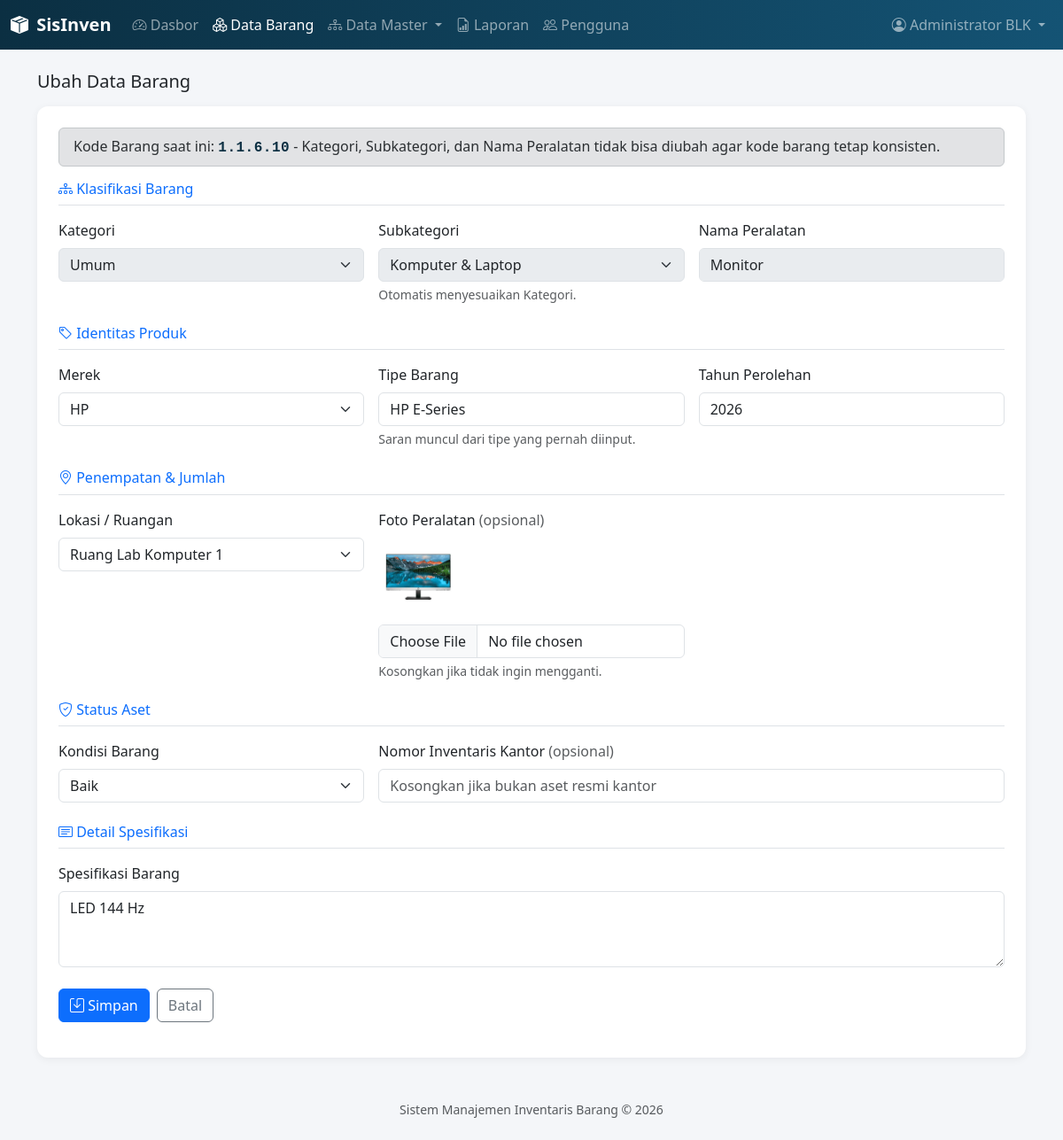
Screenshot of /barang/form.php?id=50 (signed in) with the database file from the repository.
### tables this page shows
CREATE TABLE `barang` (
  `id` int(11) NOT NULL,
  `kode_barang` varchar(50) NOT NULL,
  `kategori_id` int(11) NOT NULL,
  `subkategori_id` int(11) NOT NULL,
  `merek_id` int(11) NOT NULL,
  `lokasi_id` int(11) NOT NULL,
  `nama_peralatan_id` int(11) NOT NULL,
  `tipe_barang` varchar(100) NOT NULL,
  `tahun_perolehan` year(4) NOT NULL,
  `foto_peralatan` varchar(255) DEFAULT NULL,
  `nomor_urut` int(11) NOT NULL,
  `spesifikasi` text NOT NULL,
  `nomor_inventaris_kantor` varchar(100) DEFAULT NULL,
  `kondisi_id` int(11) NOT NULL,
  `user_last_edit` varchar(100) NOT NULL,
  `timestamp_last_edit` datetime NOT NULL,
  `created_at` datetime DEFAULT current_timestamp()
);

CREATE TABLE `kategori` (
  `id` int(11) NOT NULL,
  `kode_kategori` int(11) NOT NULL,
  `nama_kategori` varchar(100) NOT NULL,
  `created_at` datetime DEFAULT current_timestamp()
);

CREATE TABLE `subkategori` (
  `id` int(11) NOT NULL,
  `kategori_id` int(11) NOT NULL,
  `kode_subkategori` int(11) NOT NULL,
  `nama_subkategori` varchar(100) NOT NULL,
  `created_at` datetime DEFAULT current_timestamp()
);

CREATE TABLE `nama_peralatan` (
  `id` int(11) NOT NULL,
  `kode_peralatan` int(11) NOT NULL,
  `nama_peralatan` varchar(100) NOT NULL,
  `created_at` datetime DEFAULT current_timestamp()
);

CREATE TABLE `merek` (
  `id` int(11) NOT NULL,
  `nama_merek` varchar(100) NOT NULL,
  `created_at` datetime DEFAULT current_timestamp()
);

CREATE TABLE `lokasi` (
  `id` int(11) NOT NULL,
  `nama_ruangan` varchar(100) NOT NULL,
  `created_at` datetime DEFAULT current_timestamp()
);

CREATE TABLE `kondisi_barang` (
  `id` int(11) NOT NULL,
  `nama_kondisi` varchar(50) NOT NULL,
  `kode_warna` varchar(7) NOT NULL DEFAULT '#6c757d',
  `created_at` datetime DEFAULT current_timestamp()
);

### includes/functions.php (called while the page is built, shortened)
<?php
function urlDasar() {
    $script = str_replace('\\', '/', dirname($_SERVER['SCRIPT_NAME']));
    $folders = ['/master', '/barang', '/user', '/laporan'];
    foreach ($folders as $f) {
        if (substr($script, -strlen($f)) === $f) {
            $script = substr($script, 0, -strlen($f));
        }
    }
    return $script === '/' ? '' : $script;
}
function amankan($teks) {
    return htmlspecialchars($teks ?? '', ENT_QUOTES, 'UTF-8');
}

### barang/form.php (the view, shortened to what this page needs)
<?php
require_once __DIR__ . '/../includes/functions.php';
$pdo = getKoneksi();
$baseUrl = urlDasar();
$idBarang = $_GET['id'] ?? null;
$data = [
    'kategori_id' => '', 'subkategori_id' => '', 'merek_id' => '', 'lokasi_id' => '',
    'nama_peralatan_id' => '', 'nama_peralatan' => '', 'nama_merek' => '', 'foto_peralatan' => null,
    'spesifikasi' => '', 'nomor_inventaris_kantor' => '', 'kondisi_id' => '',
    'tipe_barang' => '', 'tahun_perolehan' => '',
];
$modeEdit = false;
if ($idBarang) {
    $stmt = $pdo->prepare(
        'SELECT b.*, m.nama_merek, np.nama_peralatan FROM barang b
         JOIN merek m ON m.id = b.merek_id
         JOIN nama_peralatan np ON np.id = b.nama_peralatan_id
         WHERE b.id = ?'
    );
    $stmt->execute([$idBarang]);
    $existing = $stmt->fetch();
    $data = $existing;
    $modeEdit = true;
}
$daftarKategori = $pdo->query('SELECT * FROM kategori ORDER BY nama_kategori')->fetchAll();
$daftarMerek = $pdo->query('SELECT * FROM merek ORDER BY nama_merek')->fetchAll();
$daftarLokasi = $pdo->query('SELECT * FROM lokasi ORDER BY nama_ruangan')->fetchAll();
$daftarKondisi = $pdo->query('SELECT * FROM kondisi_barang ORDER BY id')->fetchAll();
$daftarSubkategoriAwal = [];
if ($data['kategori_id']) {
    $stmt = $pdo->prepare('SELECT id, nama_subkategori FROM subkategori WHERE kategori_id = ? ORDER BY nama_subkategori');
    $stmt->execute([$data['kategori_id']]);
    $daftarSubkategoriAwal = $stmt->fetchAll();
}
$dataMasterKosong = !$daftarKategori || !$daftarMerek || !$daftarLokasi || !$daftarKondisi;
$tahunSekarang = (int) date('Y');
?>
<link rel="stylesheet" href="https://cdn.jsdelivr.net/npm/choices.js@10.2.0/public/assets/styles/choices.min.css">
<?php
require_once __DIR__ . '/../includes/header.php';
?>
<h5 class="mb-3"><?= $modeEdit ? 'Ubah Data Barang' : 'Tambah Barang Baru' ?></h5>
<?php if ($dataMasterKosong): ?>
  <div class="alert alert-warning">
    Data master (Kategori/Subkategori/Merek/Lokasi/Kondisi) belum lengkap.
    Silakan lengkapi dulu lewat menu <a href="../master/kategori.php">Data Master</a> sebelum menambah barang.
  </div>
<?php else: ?>
<div class="card p-4">
  <form method="post" action="simpan.php" id="formBarang" enctype="multipart/form-data">
    <?php if ($modeEdit): ?>
      <div class="alert alert-secondary py-2">
        Kode Barang saat ini: <span class="kode-barang"><?= amankan($data['kode_barang']) ?></span>
        - Kategori, Subkategori, dan Nama Peralatan tidak bisa diubah agar kode barang tetap konsisten.
      </div>
    <?php endif; ?>
        <div class="row g-3">
      <div class="col-12">
        <h6 class="text-primary border-bottom pb-2 mb-0">
          <i class="bi bi-diagram-3"></i> Klasifikasi Barang
        </h6>
      </div>
      <div class="col-md-4">
        <label class="form-label">Kategori</label>
        <select name="kategori_id" id="selKategori" class="form-select" required <?= $modeEdit ? 'disabled' : '' ?>>
          <?php foreach ($daftarKategori as $k): ?>
            <option value="<?= $k['id'] ?>" <?= $data['kategori_id'] == $k['id'] ? 'selected' : '' ?>><?= amankan($k['nama_kategori']) ?></option>
          <?php endforeach; ?>
        </select>
      </div>
      <div class="col-md-4">
        <label class="form-label">Subkategori</label>
        <select name="subkategori_id" id="selSubkategori" class="form-select" required <?= $modeEdit ? 'disabled' : '' ?>>
          <?php foreach ($daftarSubkategoriAwal as $s): ?>
            <option value="<?= $s['id'] ?>" <?= $data['subkategori_id'] == $s['id'] ? 'selected' : '' ?>><?= amankan($s['nama_subkategori']) ?></option>
          <?php endforeach; ?>
        </select>
        <div class="form-text">Otomatis menyesuaikan Kategori.</div>
      </div>
      <div class="col-md-4">
        <label class="form-label">Nama Peralatan</label>
        <?php if ($modeEdit): ?>
          <input type="text" class="form-control" value="<?= amankan($data['nama_peralatan']) ?>" disabled>
        <?php endif; ?>
      </div>
      <div class="col-12 mt-4">
        <h6 class="text-primary border-bottom pb-2 mb-0">
          <i class="bi bi-tag"></i> Identitas Produk
        </h6>
      </div>
      <div class="col-md-4">
        <label class="form-label">Merek</label>
        <select name="merek_id" id="selMerek" class="form-select" required>
          <?php foreach ($daftarMerek as $m): ?>
            <option value="<?= $m['id'] ?>" <?= $data['merek_id'] == $m['id'] ? 'selected' : '' ?>><?= amankan($m['nama_merek']) ?></option>
          <?php endforeach; ?>
        </select>
      </div>
      <div class="col-md-4" id="wrapTipeSeragam">
        <label class="form-label">Tipe Barang</label>
        <input type="text" name="tipe_barang" id="inp__tipe"
               class="form-control" list="daftarTipeList" required
               value="<?= amankan($data['tipe_barang']) ?>"
               placeholder="Contoh: AS123, Archer C6">
        <div class="form-text">Saran muncul dari tipe yang pernah diinput.</div>
      </div>
      <div class="col-md-4" id="wrapTahunSeragam">
        <label class="form-label">Tahun Perolehan</label>
        <input type="number" name="tahun_perolehan" id="inp__tahun"
              class="form-control" required
              value="<?= amankan($data['tahun_perolehan']) ?>"
              placeholder="Contoh: <?= $tahunSekarang ?>">
      </div>
      <div class="col-12 mt-4">
        <h6 class="text-primary border-bottom pb-2 mb-0">
          <i class="bi bi-geo-alt"></i> Penempatan & Jumlah
        </h6>
      </div>
      <div class="col-md-4">
        <label class="form-label">Lokasi / Ruangan</label>
        <select name="lokasi_id" class="form-select" required>
          <?php foreach ($daftarLokasi as $l): ?>
            <option value="<?= $l['id'] ?>" <?= $data['lokasi_id'] == $l['id'] ? 'selected' : '' ?>><?= amankan($l['nama_ruangan']) ?></option>
          <?php endforeach; ?>
        </select>
      </div>
      <div class="col-md-4">
        <label class="form-label">Foto Peralatan <span class="text-muted">(opsional)</span></label>
        <?php if ($modeEdit && $data['foto_peralatan']): ?>
          <div class="mb-2">
            <img src="<?= $baseUrl ?>/uploads/peralatan/<?= amankan($data['foto_peralatan']) ?>" alt="Foto" style="max-width:90px;max-height:90px;border-radius:.5rem;object-fit:cover;">
          </div>
        <?php endif; ?>
        <input type="file" name="foto_peralatan" class="form-control" accept="image/jpeg,image/png,image/webp">
        <?php if ($modeEdit && $data['foto_peralatan']): ?>
          <div class="form-text">Kosongkan jika tidak ingin mengganti.</div>
        <?php endif; ?>
      </div>
      <div class="col-12 mt-4">
        <h6 class="text-primary border-bottom pb-2 mb-0">
          <i class="bi bi-shield-check"></i> Status Aset
        </h6>
      </div>
      <div class="col-md-4" id="wrapKondisiSeragam">
        <label class="form-label">Kondisi Barang</label>
        <select name="kondisi_id" id="selKondisiSeragam" class="form-select" required>
          <?php foreach ($daftarKondisi as $kb): ?>
            <option value="<?= $kb['id'] ?>" <?= $data['kondisi_id'] == $kb['id'] ? 'selected' : '' ?>><?= amankan($kb['nama_kondisi']) ?></option>
          <?php endforeach; ?>
        </select>
      </div>
      <div class="col-md-8" id="wrapNomorInventarisTunggal">
        <label class="form-label">Nomor Inventaris Kantor <span class="text-muted">(opsional)</span></label>
        <input type="text" name="nomor_inventaris_kantor" class="form-control"
               value="<?= amankan($data['nomor_inventaris_kantor']) ?>"
               placeholder="Kosongkan jika bukan aset resmi kantor">
      </div>
      <div class="col-12 mt-4">
        <h6 class="text-primary border-bottom pb-2 mb-0">
          <i class="bi bi-card-text"></i> Detail Spesifikasi
        </h6>
      </div>
      <div class="col-12">
        <label class="form-label">Spesifikasi Barang</label>
        <textarea name="spesifikasi" class="form-control" rows="3" required
                  placeholder="Contoh: Intel Core i5, RAM 8GB, SSD 256GB"><?= amankan($data['spesifikasi']) ?></textarea>
      </div>
    </div>
    <div class="mt-4 d-flex gap-2">
      <button type="submit" class="btn btn-primary"><i class="bi bi-save"></i> Simpan</button>
      <a href="index.php" class="btn btn-outline-secondary">Batal</a>
    </div>
  </form>
</div>
<?php endif; ?>
<?php require_once __DIR__ . '/../includes/footer.php'; ?>

### assets/css/style.css (style rules this page uses)
:root { --sisinven-primary: #145374; --sisinven-primary-dark: #0b2f42; --sisinven-accent: #00A8CC; }
body { background-color: #f4f6f9; font-family: 'Segoe UI', system-ui, sans-serif; }
.card { border: none; border-radius: 0.75rem; box-shadow: 0 2px 10px rgba(0,0,0,0.06); }
.kode-barang { font-family: 'Consolas', monospace; font-weight: 700; letter-spacing: 0.5px; color: var(--sisinven-primary-dark); }

### rows the page displays
barang: kode_barang "1.1.6.10", kategori_id "Umum", subkategori_id "Komputer & Laptop", nama_peralatan.nama_peralatan "Monitor", merek_id "HP", tipe_barang "HP E-Series", tahun_perolehan "2026", lokasi_id "Ruang Lab Komputer 1", foto_peralatan (picture), kondisi_id "Baik", spesifikasi "LED 144 Hz"

### other values shown
amankan($_SESSION['nama_lengkap'] ?? '') "Administrator BLK"
